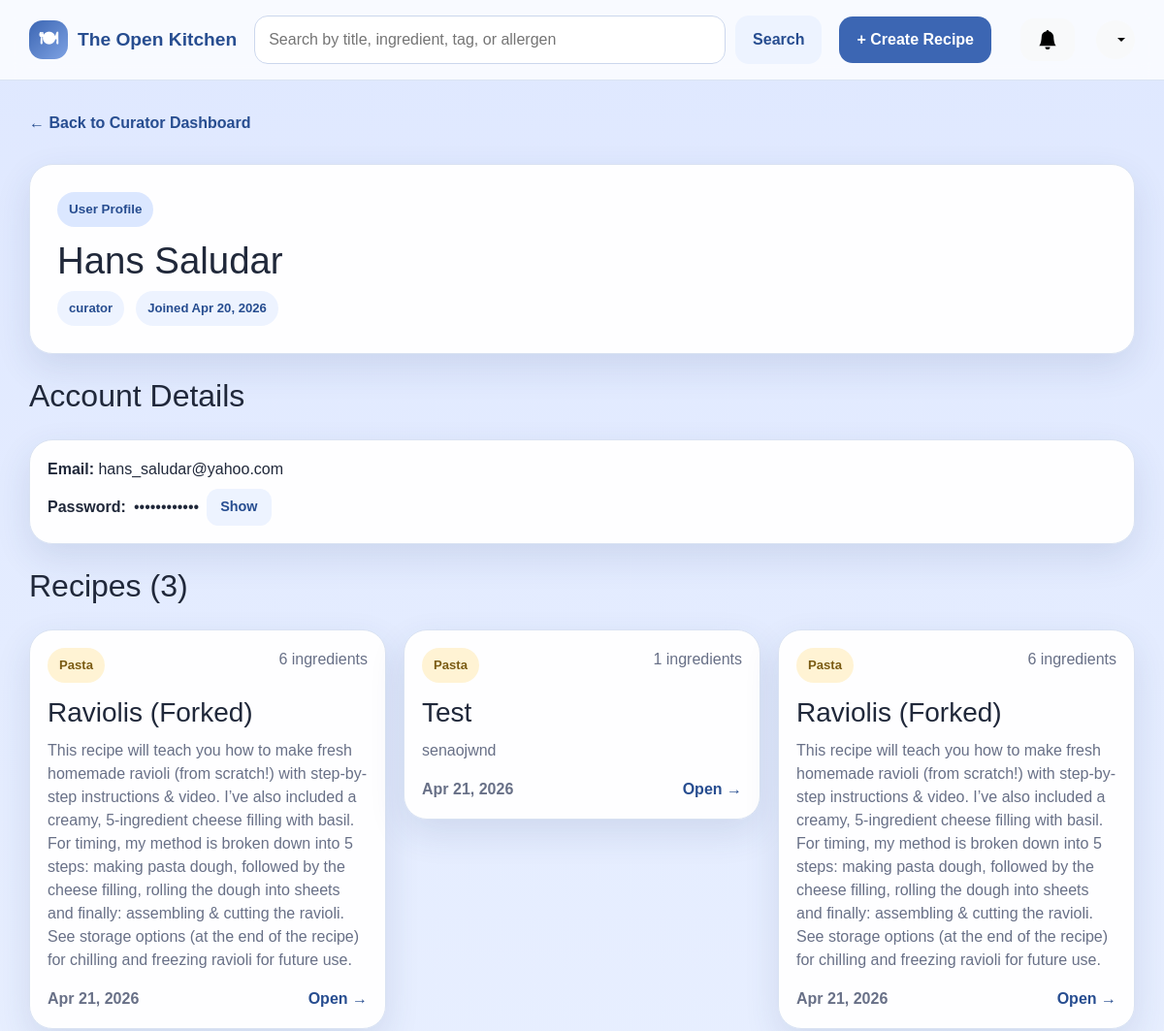
Before: /curator/user/2 (signed in, upper part) with the older database file.
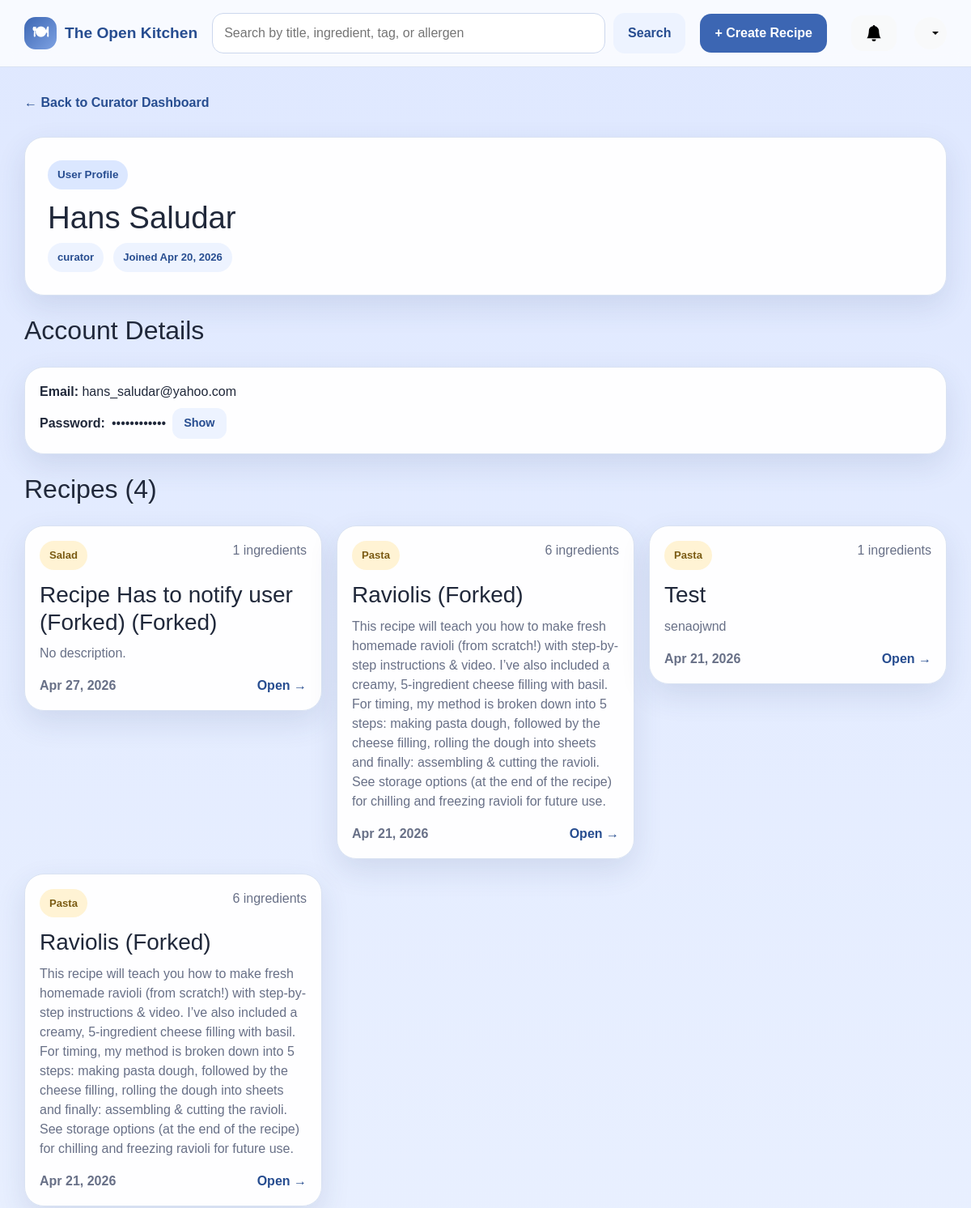
After: the same page with the newer database file.
### app/models.py (models this page shows, shortened)
class User(db.Model):
    __tablename__ = 'users'
    id = db.Column(db.Integer, primary_key=True)
    firstName = db.Column(db.String(50), nullable=False)
    lastName = db.Column(db.String(50), nullable=False)
    email = db.Column(db.String(100), unique=True, nullable=False)
    password = db.Column(db.String(255), nullable=False)
    role = db.Column(db.String(20), nullable=False, default='contributor')
    isActive = db.Column(db.Boolean, default=True)
    dateCreated = db.Column(db.DateTime, nullable=False, default=datetime.now)
    recipes = db.relationship('Recipe', backref='author', lazy=True)

class Category(db.Model):
    __tablename__ = 'categories'
    id = db.Column(db.Integer, primary_key=True)
    name = db.Column(db.String(32), unique=True, nullable=False)

class Recipe(db.Model):
    __tablename__ = 'recipes'
    id = db.Column(db.Integer, primary_key=True)
    authorID = db.Column(db.Integer, db.ForeignKey('users.id'), nullable=False)
    title = db.Column(db.String(150), nullable=False)
    description = db.Column(db.Text, nullable=True)
    instructions = db.Column(db.Text, nullable=False)
    forkedFrom = db.Column(db.Integer, db.ForeignKey('recipes.id'), nullable=True)
    baseServings = db.Column(db.Integer, nullable=False)
    prepTime = db.Column(db.Integer, nullable=True)
    cookTime = db.Column(db.Integer, nullable=True)
    dateCreated = db.Column(db.DateTime, nullable=False, default=datetime.now)
    ingredients = db.relationship('Ingredient', backref='recipe', lazy=True, cascade='all, delete-orphan')
    categories = db.relationship('RecipeCategory', backref='recipe', lazy=True, cascade='all, delete-orphan')
    dietary_tags = db.relationship('RecipeDietaryTag', backref='recipe', lazy=True, cascade='all, delete-orphan')
    allergens = db.relationship('RecipeAllergen', backref='recipe', lazy=True, cascade='all, delete-orphan')

### app/routes.py (the view)
@app.route('/curator/user/<int:user_id>')
@login_required
def curator_user_profile(user_id):
    user = get_current_user()
    if not user or user.role != 'curator':
        return redirect(url_for('dashboard'))
    profile = User.query.get_or_404(user_id)
    recipes = Recipe.query.filter_by(authorID=user_id).order_by(Recipe.dateCreated.desc()).all()
    memberships = GroupMember.query.filter_by(userID=user_id).all()
    messages = GroupMessage.query.filter_by(senderID=user_id).order_by(GroupMessage.dateSent.desc()).all()
    return render_template('curator/user_profile.html',
                           profile=profile,
                           recipes=[_recipe_card_data(r) for r in recipes],
                           memberships=memberships,
                           messages=messages)

### app/routes.py (called while the page is built)
def login_required(f):
    @wraps(f)
    def decorated_function(*args, **kwargs):
        if 'user_id' not in session:
            flash('Please log in to access this page.', 'warning')
            return redirect(url_for('login'))
        return f(*args, **kwargs)
    return decorated_function

def get_current_user():
    if 'user_id' in session:
        return User.query.get(session['user_id'])
    return None

def current_user_id():
    return session.get('user_id')

def _get_avg_rating(recipe_id):
    result = db.session.query(func.avg(Rating.stars), func.count(Rating.id)).filter_by(recipeID=recipe_id).one()
    avg = round(result[0], 1) if result[0] else None
    count = result[1]
    return avg, count

def _recipe_card_data(recipe):
    ingredient_count = Ingredient.query.filter_by(recipeID=recipe.id).count()
    category_links = RecipeCategory.query.filter_by(recipeID=recipe.id).all()
    category_names = [rc.category.name for rc in category_links if rc.category]
    avg_rating, rating_count = _get_avg_rating(recipe.id)
    return {
        'recipe': recipe,
        'ingredient_count': ingredient_count,
        'category_names': category_names,
        'avg_rating': avg_rating,
        'rating_count': rating_count,
    }

def _get_notifications():
    uid = current_user_id()
    if uid is None:
        return []
    return Notification.query.filter_by(userID=uid).order_by(Notification.dateCreated.desc()).all()

@app.context_processor
def inject_notifications():
    notifications = _get_notifications()
    has_unread = any(not n.isRead for n in notifications)
    return dict(notifications=notifications, has_unread=has_unread)

### app/templates/curator/user_profile.html (shortened to what this page needs)
{% extends "base.html" %}
{% block content %}
<a href="{{ url_for('curator_dashboard') }}" class="back-link">← Back to Curator Dashboard</a>
<section class="hero-card mt-3">
    <div>
        <span class="eyebrow">User Profile</span>
        <h1>{{ profile.firstName }} {{ profile.lastName }}</h1>
        <div class="pill-row mt-2">
            <span class="pill">{{ profile.role }}</span>
            <span class="pill">Joined {{ profile.dateCreated.strftime('%b %d, %Y') }}</span>
        </div>
    </div>
</section>
<section class="section-head mt-4">
    <div><h2>Account Details</h2></div>
</section>
<article class="recipe-card mb-4">
    <div class="mb-2">
        <span class="fw-semibold">Email: </span>{{ profile.email }}
    </div>
    <div class="d-flex align-items-center gap-2">
        <span class="fw-semibold">Password: </span>
        <span id="passwordHidden">••••••••••••</span>
        <button class="btn btn-secondary btn-sm" onclick="togglePassword()">Show</button>
    </div>
</article>
<section class="section-head mt-4">
    <div>
        <h2>Recipes ({{ recipes|length }})</h2>
    </div>
</section>
{% if recipes %}
<div class="card-grid">
    {% for item in recipes %}
    <a href="{{ url_for('view_recipe', recipe_id=item.recipe.id) }}" class="recipe-card-link">
        <article class="recipe-card">
            <div class="recipe-card-top">
                <span class="mini-pill">{{ item.category_names[0] if item.category_names else 'Recipe' }}</span>
                <span class="muted-small">{{ item.ingredient_count }} ingredients</span>
            </div>
            <h3>{{ item.recipe.title }}</h3>
            <p>{{ item.recipe.description or 'No description.' }}</p>
            <div class="recipe-card-footer">
                <span class="muted-small">{{ item.recipe.dateCreated.strftime('%b %d, %Y') }}</span>
                <span>Open →</span>
            </div>
        </article>
    </a>
    {% endfor %}
</div>
{% else %}
<div class="empty-state"><p>No recipes created yet.</p></div>
{% endif %}
{% endblock %}

### app/templates/base.html (shortened to what this page needs)
<!DOCTYPE html>
<html lang="en">
<head>
    <link href="https://cdn.jsdelivr.net/npm/bootstrap@5.3.3/dist/css/bootstrap.min.css" rel="stylesheet">
    <link rel="stylesheet" href="{{ url_for('static', filename='style.css') }}">
</head>
<body>
    <header class="site-header">
        <div class="container nav-wrap">
            <a class="brand" href="{{ url_for('dashboard') }}">
                <span class="brand-mark">🍽</span>
                <span>The Open Kitchen</span>
            </a>
            <form class="searchbar" action="{{ url_for('search') }}" method="get">
                <input type="text" name="q" placeholder="Search by title, ingredient, tag, or allergen"
                       value="{{ request.args.get('q', '') }}">
                <button type="submit" class="btn btn-secondary">Search</button>
            </form>
            <nav class="nav-links">
                {% if session.get('user_id') %}
                    <a href="{{ url_for('create_recipe') }}" class="btn btn-primary">+ Create Recipe</a>
                {% else %}
                    <a href="{{ url_for('login') }}" class="btn btn-primary">Log In</a>
                {% endif %}
                {% if session.get('user_id') %}
                <button type="button"
                        id="notificationBtn"
                        class="btn btn-light position-relative ms-3"
                        data-bs-toggle="offcanvas"
                        data-bs-target="#notificationPanel"
                        aria-controls="notificationPanel">
                    <svg xmlns="http://www.w3.org/2000/svg" width="20" height="20" fill="currentColor" class="bi bi-bell-fill" viewBox="0 0 16 16">
                        <path d="M8 16a2 2 0 0 0 2-2H6a2 2 0 0 0 2 2m.995-14.901a1 1 0 1 0-1.99 0A5 5 0 0 0 3 6c0 1.098-.5 6-2 7h14c-1.5-1-2-5.902-2-7 0-2.42-1.72-4.44-4.005-4.901"/>
                    </svg>
                </button>
                {% endif %}
                {% if session.get('user_id') %}
                <div class="dropdown ms-2">
                    <button class="btn btn-light dropdown-toggle d-flex align-items-center justify-content-center"
                            type="button"
                            id="profileDropdown"
                            data-bs-toggle="dropdown"
                            aria-expanded="false"
                            style="width: 40px; height: 40px; border-radius: 50%;">
                    </button>
                </div>
                {% endif %}
            </nav>
        </div>
    </header>
    <main class="container page-shell">
        {% block content %}{% endblock %}
    </main>
    <div class="toast-container position-fixed top-0 end-0 p-3" style="z-index: 1100;" id="toastContainer"></div>
</body>
</html>

### app/static/style.css (style rules this page uses)
:root { --bg-top: #dfe8ff; --bg-bottom: #eef4ff; --surface: rgba(255, 255, 255, 0.96); --surface-strong: #ffffff; --primary: #3c66b3; --primary-dark: #274d90; --accent: #f4c15d; --text: #20283a; --muted: #687087; --line: #d9e2f2; --shadow: 0 14px 36px rgba(40, 62, 113, 0.12); --radius-lg: 24px; --radius-md: 18px; --radius-sm: 12px; }
* { box-sizing: border-box; }
html, body { margin: 0; padding: 0; }
body { font-family: Arial, Helvetica, sans-serif; color: var(--text); background: linear-gradient(180deg, var(--bg-top) 0%, var(--bg-bottom) 100%); }
a { color: inherit; text-decoration: none; }
.container { width: min(1160px, calc(100% - 32px)); margin: 0 auto; }
.page-shell { padding: 32px 0 56px; }
.site-header { position: sticky; top: 0; z-index: 20; backdrop-filter: blur(10px); background: rgba(255, 255, 255, 0.78); border-bottom: 1px solid rgba(217, 226, 242, 0.95); }
.nav-wrap { display: grid; grid-template-columns: auto 1fr auto; gap: 18px; align-items: center; padding: 16px 0; }
.brand { display: inline-flex; align-items: center; gap: 10px; font-size: 1.2rem; font-weight: 800; color: var(--primary-dark); }
.brand-mark { display: inline-grid; place-items: center; width: 40px; height: 40px; border-radius: 14px; background: linear-gradient(135deg, var(--primary), #7ea2e3); color: white; }
.nav-links { display: inline-flex; align-items: center; gap: 14px; }
.searchbar { display: grid; grid-template-columns: 1fr auto; gap: 10px; }
.searchbar input, input, select, textarea { width: 100%; padding: 12px 14px; border: 1px solid #ccd7ed; border-radius: 14px; font: inherit; background: white; }
.btn { display: inline-flex; align-items: center; justify-content: center; gap: 8px; border: 0; border-radius: 14px; padding: 12px 18px; font-weight: 700; cursor: pointer; }
.btn-primary { background: var(--primary); color: white; }
.btn-secondary { background: #edf3ff; color: var(--primary-dark); }
.hero-card, .recipe-card, .form-card, .panel-card, .empty-state, .alert, .stat-card { background: var(--surface); border: 1px solid var(--line); border-radius: var(--radius-lg); box-shadow: var(--shadow); }
.hero-card { display: grid; grid-template-columns: 1.2fr .8fr; gap: 24px; padding: 28px; }
.eyebrow { display: inline-block; padding: 8px 12px; border-radius: 999px; background: #dbe7ff; color: var(--primary-dark); font-size: .84rem; font-weight: 700; margin-bottom: 14px; }
h1, h2, h3 { margin: 0 0 10px; }
.hero-card h1 { font-size: 2.4rem; line-height: 1.1; }
.hero-copy, .lead, .helper, .muted-small { color: var(--muted); }
.hero-actions, .pill-row, .form-actions { display: flex; gap: 12px; flex-wrap: wrap; }
.section-head { display: flex; align-items: end; justify-content: space-between; gap: 16px; margin: 28px 0 16px; }
.card-grid { display: grid; grid-template-columns: repeat(3, minmax(0, 1fr)); gap: 18px; }
.recipe-card-link { display: block; }
.recipe-card { padding: 18px; transition: transform .16s ease, box-shadow .16s ease; }
.recipe-card-top, .content-grid { display: flex; justify-content: space-between; gap: 12px; }
.recipe-card h3 { margin-top: 14px; }
.recipe-card p { margin: 0 0 14px; color: var(--muted); }
.recipe-card-footer { margin-top: 16px; font-weight: 700; color: var(--primary-dark); }
.pill, .mini-pill { display: inline-flex; align-items: center; gap: 6px; border-radius: 999px; padding: 8px 12px; font-size: .82rem; font-weight: 700; }
.pill { background: #edf3ff; color: var(--primary-dark); }
.mini-pill { background: #fff3d4; color: #7a5b13; }
.back-link { display: inline-block; margin-bottom: 14px; color: var(--primary-dark); font-weight: 700; }
.btn-sm { padding: 8px 14px; font-size: .9rem; border-radius: 12px; }
.recipe-card-footer { margin-top: 16px; font-weight: 700; color: var(--primary-dark); display: flex; justify-content: space-between; align-items: center; gap: 8px; }

Changed rows visible on the page:
now on this page (row unchanged): Category: name "Salad"
added Recipe: recipe "Recipe Has to notify user (Forked) (Forked)", recipe "No description.", recipe.dateCreated "Apr 27, 2026"
Other visible differences:
{{ recipes|length }}: "3" → "4"
new list line: "1 ingredients Open →"
